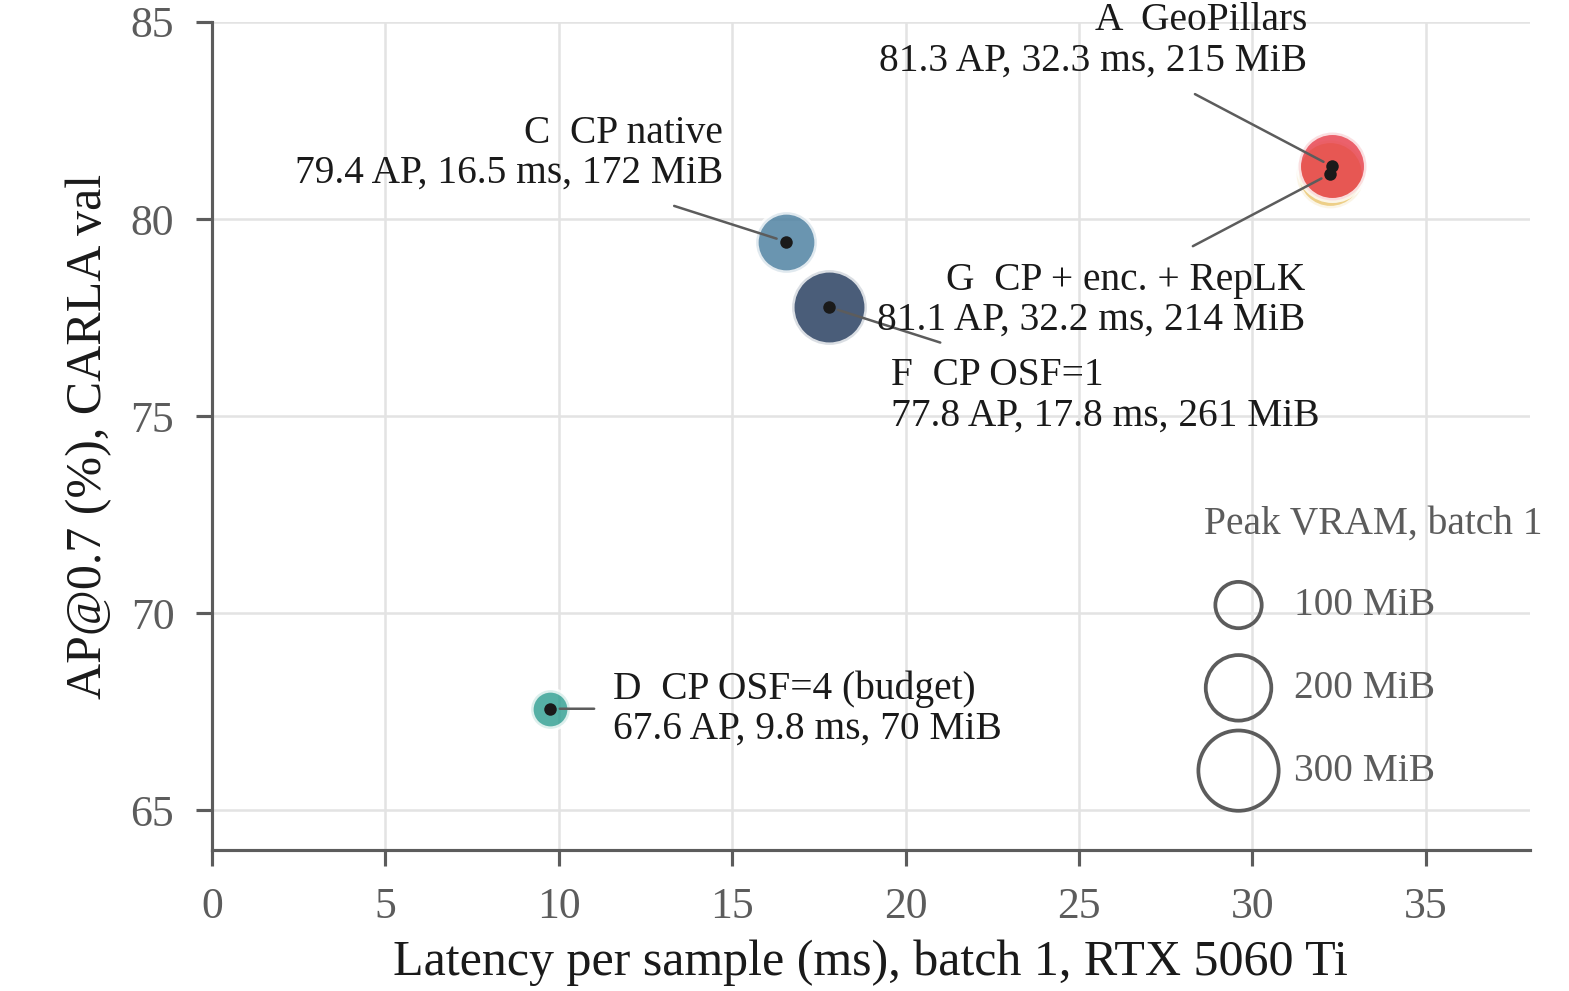

Generate this figure with Python:
#!/usr/bin/env python3
"""Fig. 4: accuracy vs inference cost of the released checkpoints (CARLA test)."""

import json
import os.path as osp
import sys

import matplotlib.pyplot as plt

HERE = osp.dirname(osp.abspath(__file__))
sys.path.insert(0, HERE)
import paper_style as ps

LETTERS = ["D", "C", "F", "G", "A"]
AREA_PER_MB = 0.55

LABEL = {
    "A": ((-4, 14), "right", "bottom"),
    "G": ((-4, -14), "right", "top"),
    "C": ((-10, 8), "right", "bottom"),
    "F": ((10, -8), "left", "top"),
    "D": ((10, 0), "left", "center"),
}


def main():
    ps.apply()
    doc = json.load(open(osp.join(HERE, "data", "inference_cost.json")))
    runs = doc["runs"]

    fig, ax = plt.subplots(figsize=(ps.COLUMN_W, 2.3))
    fig.subplots_adjust(left=0.135, right=0.975, bottom=0.17, top=0.97)
    for z, letter in enumerate(LETTERS):  # A last, on top
        r, st = runs[letter], ps.RUN_STYLE[letter]
        x, y = r["latency_ms_mean"], 100 * r["ap_0.7_carla_test"]

        ax.scatter(
            [x],
            [y],
            s=AREA_PER_MB * r["peak_vram_allocated_mb"],
            marker="o",
            c=st["color"],
            alpha=0.8,
            edgecolors="white",
            linewidths=0.8,
            zorder=4 + z,
        )
        ax.scatter(
            [x], [y], s=4, marker="o", c=ps.INK, linewidths=0, zorder=10
        )  # exact position
        (dx, dy), ha, va = LABEL[letter]
        ax.annotate(
            f"{letter}  {ps.short(letter)}\n{y:.1f} AP, {x:.1f} ms, {r['peak_vram_allocated_mb']:.0f} MiB",
            xy=(x, y),
            xytext=(dx, dy),
            textcoords="offset points",
            ha=ha,
            va=va,
            fontsize=6.3,
            color=ps.INK,
            linespacing=1.1,
            zorder=11,
            arrowprops=dict(
                arrowstyle="-", color=ps.INK_MUTED, lw=0.4, shrinkA=1, shrinkB=1.5
            ),
        )

    # marker-size key
    key_x, key_y = 29.6, 70.2
    ax.text(
        key_x - 1.0,
        key_y + 1.6,
        "Peak VRAM, batch 1",
        fontsize=6.3,
        color=ps.INK_MUTED,
        ha="left",
        va="bottom",
    )
    for i, mb in enumerate((100, 200, 300)):
        yy = key_y - i * 2.1
        ax.scatter(
            [key_x],
            [yy],
            s=AREA_PER_MB * mb,
            marker="o",
            facecolors="none",
            edgecolors=ps.INK_MUTED,
            linewidths=0.6,
            zorder=3,
        )
        ax.text(
            key_x + 1.6,
            yy,
            f"{mb} MiB",
            fontsize=6.3,
            color=ps.INK_MUTED,
            ha="left",
            va="center",
        )

    ax.set_xlim(0, 38)
    ax.set_ylim(64, 85)
    ax.set_yticks([65, 70, 75, 80, 85])
    ax.set_xlabel(
        "Latency per sample (ms), batch 1, "
        + doc["environment"]["gpu"].replace("NVIDIA GeForce ", ""),
        labelpad=2,
    )
    ax.set_ylabel("AP@0.7 (%), CARLA val", labelpad=3)
    ps.despine(ax)
    ps.save(fig, "fig4_cost_vs_performance")


if __name__ == "__main__":
    main()
